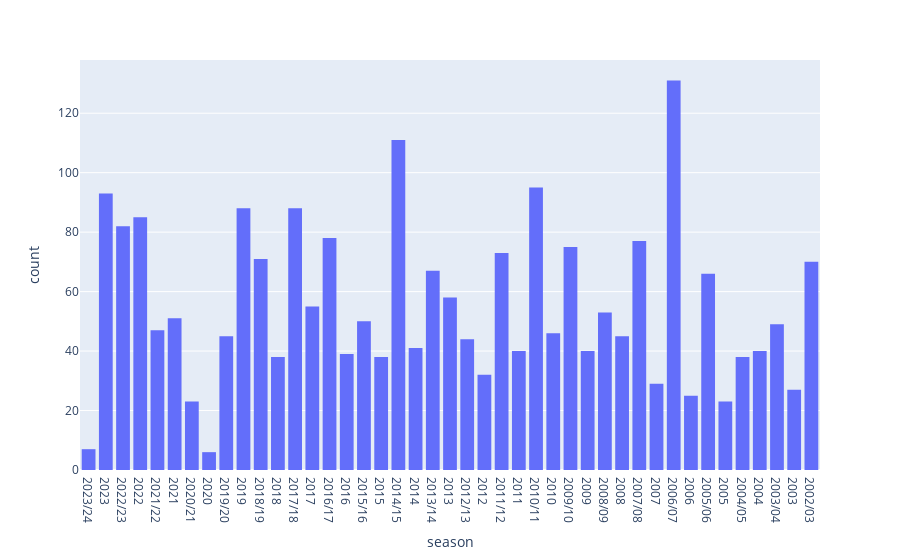

Write notebook code for a chart like this one.
### Code cell
px.histogram(df,x='season')

### Figure 1 — Plotly figure (JSON) as saved in the notebook; plotly's stock layout.template omitted (floating-point values rounded to 4 significant figures; data arrays with more than 128 entries replaced by an {"elided": "..."} marker saying what was removed)
{"data": [{"alignmentgroup": "True", "bingroup": "x", "hovertemplate": "season=%{x}<br>count=%{y}<extra></extra>", "legendgroup": "", "marker": {"color": "#636efa", "pattern": {"shape": ""}}, "name": "", "offsetgroup": "", "orientation": "v", "showlegend": false, "type": "histogram", "x": {"elided": "2379 str values"}, "xaxis": "x", "yaxis": "y"}], "layout": {"barmode": "relative", "legend": {"tracegroupgap": 0}, "margin": {"t": 60}, "xaxis": {"anchor": "y", "domain": [0, 1], "title": {"text": "season"}}, "yaxis": {"anchor": "x", "domain": [0, 1], "title": {"text": "count"}}}}
